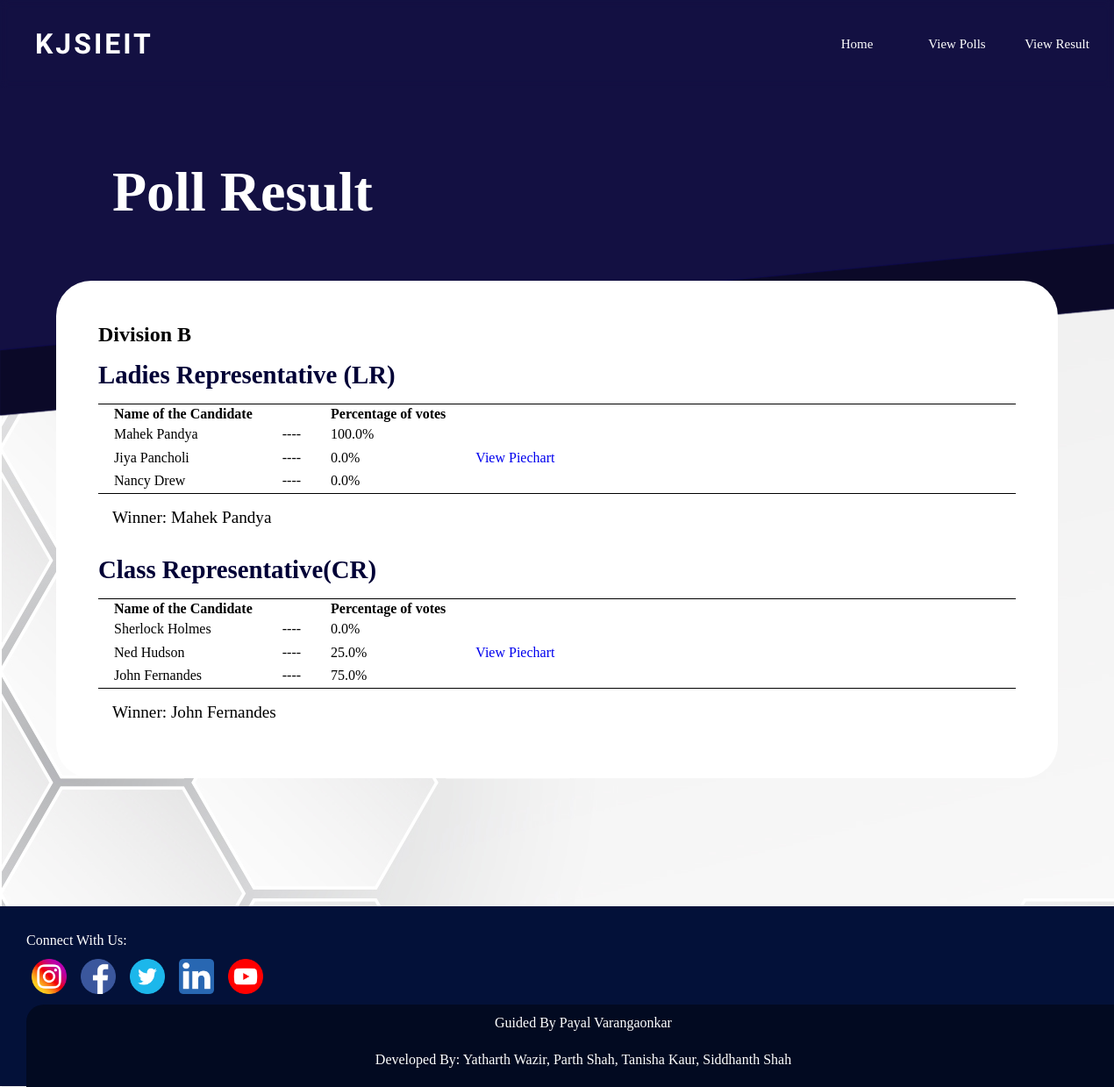
The page /result_b/ on the database its author committed.
### vote/models.py (models this page shows, shortened)
class BDivPoll(models.Model):
    Elections_for = models.TextField(max_length=30, null=True)
    candidate_1 = models.CharField(max_length=30, null=True)
    candidate_2 = models.CharField(max_length=30, null=True)
    candidate_3 = models.CharField(max_length=30, null=True)
    candidate_1_count = models.IntegerField(default=0)
    candidate_2_count = models.IntegerField(default=0)
    candidate_3_count = models.IntegerField(default=0)
    def total(self):
        return self.candidate_1_count + self.candidate_2_count + self.candidate_3_count
    def percentage_candidate_1(self):
        if self.total()==0:
            return 0
        else:
            return round((self.candidate_1_count / self.total()) * 100,2)
    def percentage_candidate_2(self):
        if self.total()==0:
            return 0
        else:
            return round((self.candidate_2_count / self.total()) * 100,2)
    def percentage_candidate_3(self):
        if self.total()==0:
            return 0
        else:
            return round((self.candidate_3_count / self.total()) * 100,2)

### vote/views.py (the view)
# urls.py: path('result_b/',views.resultB, name='result-B'),
def resultB(request):
    pollB = BDivPoll.objects.all()
    context = {'pollB':pollB,}
    return render(request,'vote/result_b.html',context)

### vote/templates/vote/result_b.html (shortened to what this page needs)
{% extends 'vote/b_finalnav.html' %}
{% block content %}
<!DOCTYPE html>
<html lang="en">
<head>
    {% load static %}
    <link rel="stylesheet" href="{% static 'vote/css/results.css' %}">
</head>
<body>
<div class="panel">
    <div class="panel-heading"><h1>Poll Result</h1></div>
    <div class="panel-body">
        <div class="Div">
        <h2>Division B</h2>
        {% for poll in pollB %}
        <div class="title">
            <h2>{{ poll.Elections_for }}</h2>
        </div>
        <div class="list">
            <ul class="list-group">
                <table>
                    <tr>
                        <th>Name of the Candidate</th>
                        <th></th>
                        <th>Percentage of votes</th>
                        <th></th>
                    </tr>
                    <tr>
                        <td>{{ poll.candidate_1 }}</td>
                        <td>----</td>
                        <td>{{poll.percentage_candidate_1}}%</td>
                        <td></td>
                    </tr>
                    <tr>
                        <td>{{poll.candidate_2}}</td>
                        <td>----</td>
                        <td>{{poll.percentage_candidate_2}}%</td>
                        <td><a href="{% url 'piechart-B' poll.id %}">View Piechart</a></td>
                    </tr>
                    <tr>
                        <td>{{poll.candidate_3}}</td>
                        <td>----</td>
                        <td>{{poll.percentage_candidate_3}}%</td>
                        <td></td>
                    </tr>
                </table>
            </ul>
        </div>
        <div class="panel-footer">
            {% if poll.percentage_candidate_1 > poll.percentage_candidate_2 and poll.percentage_candidate_1 > poll.percentage_candidate_3 %}
                <p>Winner: {{poll.candidate_1}}</p>
            {% elif poll.percentage_candidate_2 > poll.percentage_candidate_1 and poll.percentage_candidate_2 > poll.percentage_candidate_3 %}
                <p>Winner: {{poll.candidate_2}}</p>
            {% elif poll.percentage_candidate_3 > poll.percentage_candidate_1 and poll.percentage_candidate_3 > poll.percentage_candidate_2 %}
                <p>Winner: {{poll.candidate_3}}</p>
            {% elif poll.percentage_candidate_1 == poll.percentage_candidate_2 and poll.percentage_candidate_1 > poll.percentage_candidate_3%}
                <p>Tie between {{poll.candidate_1}} and {{poll.candidate_2}}</p>
            {% elif poll.percentage_candidate_1 == poll.percentage_candidate_3 and poll.percentage_candidate_1 > poll.percentage_candidate_2 %}
                <p>Tie between: {{poll.candidate_1}} and {{poll.candidate_3}}</p>
            {% elif poll.percentage_candidate_2 == poll.percentage_candidate_3 and poll.percentage_candidate_2 > poll.percentage_candidate_1 %}
                <p>Tie between: {{poll.candidate_2}} and {{poll.candidate_3}}</p>
            {% else %}
                <p>All have the same number of votes</h2>
            {% endif %}
        </div>
        {% endfor %}
        </div>
    </div>
    </div>
</body>
    {% endblock %}

### vote/static/vote/css/navbar.css (style rules this page uses)
* { text-decoration: none; list-style: none; padding: 0; margin:0; }
body { font-family: Verdana; background-repeat: repeat-y; background-size: cover; background-color: aliceblue; }

### vote/static/vote/css/results.css (style rules this page uses)
body { background: url(/static/images/Navbar.png) no-repeat, url(/static/images/WBG.jpg); background-size: auto; transition: background 2.2s; overflow-x: hidden; }
.go body { background: url(/static/images/Navbar.png) no-repeat, url(/static/images/Navbarb.png) no-repeat, url(/static/images/WBG.jpg); background-size: auto; }
.panel { margin: 2rem; padding: 2rem; }
.panel-heading { font-size: 2rem; padding-left: 4rem; color: rgb(255, 255, 255); }
.title { font-size: 1.2rem; padding-top: 1rem; padding-bottom: 1rem; border-bottom: 1px solid black; color: rgb(0, 0, 54); }
.list { border-bottom: 1px solid black; }
.panel-footer { font-size: 1.2rem; padding: 1rem; }
.Div { background-color: white; border-radius: 10px; margin-top: 4rem; margin-bottom: 4rem; padding: 0.3rem; transition: 1.6s; padding: 3rem; opacity: 0; padding-top: 0.3rem; }
.go .Div { border-radius: 40px; padding: 3rem; opacity: 1; }
th { padding-left: 1rem; padding-right: 1rem; }
td { padding: 0.2rem 1rem 0.2rem 1rem; }

### rows shown on the page
BDivPoll: Elections_for "Ladies Representative (LR)", candidate_1 "Mahek Pandya", percentage_candidate_1 "100.0", candidate_2 "Jiya Pancholi", percentage_candidate_2 "0.0", candidate_3 "Nancy Drew", percentage_candidate_3 "0.0"
BDivPoll: Elections_for "Class Representative(CR)", candidate_1 "Sherlock Holmes", percentage_candidate_1 "0.0", candidate_2 "Ned Hudson", percentage_candidate_2 "25.0", candidate_3 "John Fernandes", percentage_candidate_3 "75.0"
